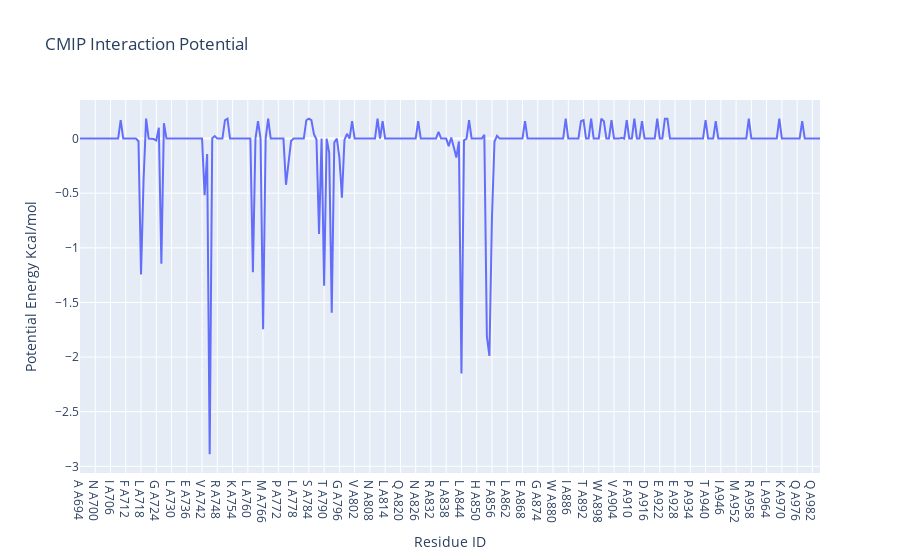

Notebook code cell kept with this figure:
### Code cell
import plotly
import plotly.graph_objs as go
from biobb_cmip.utils.representation import get_energies_byres


res_list, energy_dict = get_energies_byres(EGFR_byat_out, cutoff=55)

plotly.offline.init_notebook_mode(connected=True)

fig = {"data": [go.Scatter(x=res_list, y=energy_dict['ES&VDW'])],
       "layout": go.Layout(title="CMIP Interaction Potential", 
                           xaxis=dict(title = "Residue ID"), 
                           yaxis=dict(title = "Potential Energy Kcal/mol"))}

plotly.offline.iplot(fig)

### Figure 1 — Plotly figure (JSON) as saved in the notebook; plotly's stock layout.template omitted (floating-point values rounded to 4 significant figures; data arrays with more than 128 entries replaced by an {"elided": "..."} marker saying what was removed)
{"data": [{"type": "scatter", "x": {"elided": "292 str values"}, "y": {"elided": "292 float values"}}], "layout": {"title": {"text": "CMIP Interaction Potential"}, "xaxis": {"title": {"text": "Residue ID"}}, "yaxis": {"title": {"text": "Potential Energy Kcal/mol"}}}}
